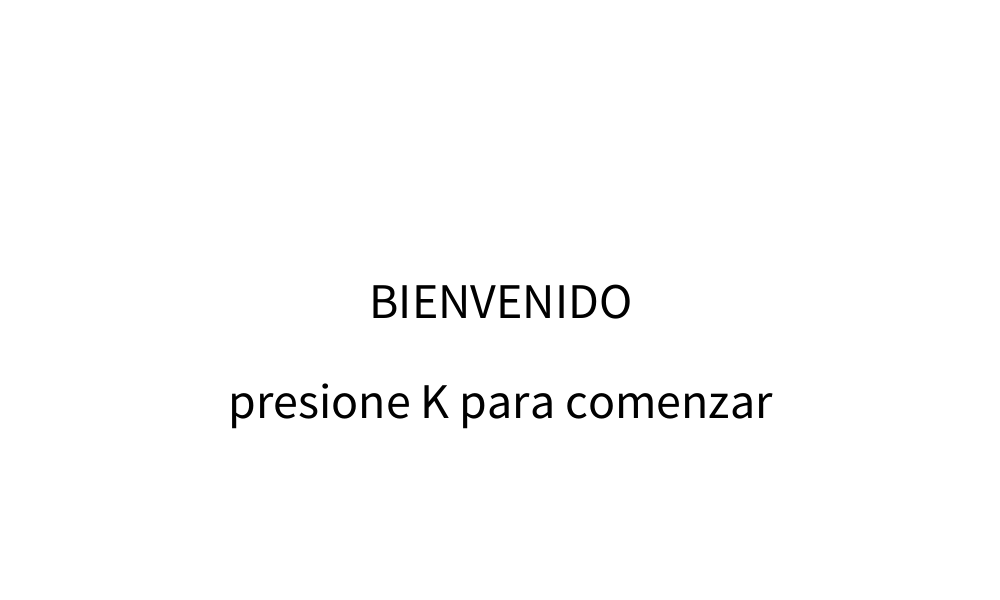
Frame 1 (no input)
Frame 60 (the mouse pressed at the canvas centre just before this capture): identical to frame 1, image omitted
Frame 120 (the mouse held since frame 60 and released just before this capture): identical to frame 1, image omitted

The Processing sketch that drew this single still picture (run headless with seeded random() and noise(); from frame 60 on, the mouse is pressed at the canvas centre):

// Processing sketch: ciclos_eulerianos
// ── ciclos_eulerianos.pde
int estado=0, aux=0, cont=0, nivel, perder=0, b;
int [] lapiz= new int [4];

void setup() {
  size(1000, 600);
}

void draw() {
  //(estado);
  if (estado==0) {//menu
    menu();
  }
  if (estado==1) {
    nivel();//escojer un nivel
  }
  if (estado==2) {
    if (nivel==1) {
      nivel1();
    }
    if (nivel==2) {
      nivel2();
    }
    if (nivel==3) {
      nivel3();
    }
    if (nivel==4) {
      nivel4();
    }
    if (nivel==5) {
      nivel5();
    }
    if (nivel==6) {
      nivel6();
    }
  }
  if (estado==3) {//juego
    if (nivel==1) {
      juego1();
    }
    if (nivel==2) {
      juego2();
    }
    if (nivel==3) {
      juego3();
    }
    if (nivel==4) {
      juego4();
    }
    if (nivel==5) {
      juego5();
    }
    if (nivel==6) {
      juego6();
    }
  } 
  if (estado==4) {
    goodGameOver();
  }  
  if (estado==5) {
  
    badGameOver();
  }
}
// ── comandos.pde

void jugar(int n, int x[], int y[], int conexion[][], int usuario[][]) {

  if (aux==0) {
    if (mousePressed ==true) {
      //asignar los primeros dos valores del line (del lapiz)
      for (int a=0; a<x.length; a++) {
        if ((mouseX <x[a]+15)&&(mouseX>x[a]-15)&&(mouseY<y[a]+15 )&&mouseY>y[a]-15) {
          lapiz[0]=x[a];
          lapiz[1]=y[a];
          b=a;
          aux++;
        }
      }
    }
  }


  if (aux==1) {
    if (mousePressed == true) {
      for (int a=0; a<x.length; a++) {
        if ((mouseX <(x[a]+15))&&(mouseX>(x[a]-15))&&(mouseY<(y[a]+15))&&(mouseY>(y[a]-15))) {
          lapiz[2]=x[a];
          lapiz[3]=y[a];
          if (conexion[a][b]==1) {
            strokeWeight(5);
            stroke(255, 0, 0);

            line(lapiz[0], lapiz[1], lapiz[2], lapiz[3]);
            lapiz[0]=lapiz[2];
            lapiz[1]=lapiz[3];
            b=a;
            usuario[a][b]=1;
            usuario[b][a]=1;
            //Redibujar las elipses
            for (int i=0; i<x.length; i++) {
              fill(255);
              stroke(5);
              ellipse(x[i], y[i], 30, 30);
            }
            cont++;
          }
        }
      }
    }
  }
  condicion(n, usuario, conexion);
  
}

void condicion(int n, int usuario[][],int conexion[][]) {
if (cont==n) {
     

    for (int i=0; i<usuario.length; i++) {
      for (int j=0; j<usuario.length; j++) {      
        if (usuario[i][j]!=conexion[i][j]) {
          perder=1;
        }
      }
    }
  }
  if (cont==n&&perder==0) {
    estado+=2;
  }
  if (cont==n&&perder==1) {
    estado ++;
  }
}










void keyPressed() {
  if (keyPressed==true &&(key== 'r'|| key == 'R' )) {
    aux=0;
    cont=0;
    estado=0;
    perder=0;
  }
  if (keyPressed==true &&(key== 'q'|| key == 'Q' )) {
    exit();
  }
}
// ── dibujos.pde
void dibujo (int x[], int y[], int conexion[][]) { //dibujo 
  textSize(15);
  fill(0);
  textAlign(CENTER, CENTER);
  text("Para jugar presione click en un punto y luego click en el siguiente, hasta terminar la figura, siga las lineas y no repita ninguna.", width/2, 20);
  text("Si desea reiniciar presione R.     Si desea salir presione Q.", width/2, 40);

  for (int i=0; i<x.length; i++) {//filas
    for (int j=0; j<x.length; j++) {//columnas
      if (conexion[i][j]==1) {
        strokeWeight(5);
        stroke(100);
        line(x[i], y[i], x[j], y[j]);
      }
    }
  }
  //Dibujar las elipses
  for (int i=0; i<x.length; i++) {//dibuja elipses para cada coordenada x,y
    fill(255);
    stroke(5);
    ellipse(x[i], y[i], 30, 30);
  }
  estado++;
}
// ── juego.pde
//como para cada nivel se necesitan matrices y vectores distintos, se crea una funcion para cada nivel, con la idea de que cada funcion "importante" funcione para cada nivel

void juego1() {
  int n= 6;//cantidad de lineas por juego
  int [][]usuario=new int[5][5]; 
  int []x= {100, 900, 500, 100, 900};
  int []y= {100, 100, 250, 500, 500};
  int [][] conexion={
    {0, 1, 1, 1, 0}, //p1 
    {1, 0, 1, 0, 1}, //p2
    {1, 1, 0, 0, 0}, //p3
    {1, 0, 0, 0, 1}, //p4
    {0, 1, 0, 1, 0}, //p5
  };

  //("definitivamente entro");
  jugar(n, x, y, conexion, usuario);
}

void juego2() {
  int n=12;
  int [][]usuario=new int[11][11];
  int []x= {500, 200, 300, 700, 800, 450, 550, 300, 450, 550, 700};
  int []y= {100, 200, 200, 200, 200, 350, 350, 500, 500, 500, 500};
  int [][] conexion={
    {0, 1, 0, 0, 1, 0, 0, 0, 0, 0, 0}, //p1 
    {1, 0, 1, 0, 0, 0, 0, 0, 0, 0, 0}, //p2
    {0, 1, 0, 1, 0, 0, 0, 1, 0, 0, 0}, //p3
    {0, 0, 1, 0, 1, 0, 0, 0, 0, 0, 1}, //p4
    {1, 0, 0, 1, 0, 0, 0, 0, 0, 0, 0}, //p5
    {0, 0, 0, 0, 0, 0, 1, 0, 1, 0, 0}, //p6
    {0, 0, 0, 0, 0, 1, 0, 0, 0, 1, 0}, //p7
    {0, 0, 1, 0, 0, 0, 0, 0, 1, 0, 0}, //p8
    {0, 0, 0, 0, 0, 1, 0, 1, 0, 0, 0}, //p9
    {0, 0, 0, 0, 0, 0, 1, 0, 0, 0, 1}, //p10
    {0, 0, 0, 1, 0, 0, 0, 0, 0, 1, 0}  //p11 
  };
  jugar(n, x, y, conexion, usuario);
}


void juego3() {
  int n=13;
  int [][]usuario=new int[10][10];
  int []x= {100, 500, 900, 500, 400, 600, 500, 100, 500, 900};
  int []y= {100, 100, 100, 200, 300, 300, 400, 500, 500, 500};
  int [][] conexion={
    {0, 1, 0, 0, 0, 0, 0, 1, 0, 0}, //p1 
    {1, 0, 1, 1, 0, 0, 0, 0, 0, 0}, //p2
    {0, 1, 0, 0, 0, 0, 0, 0, 0, 1}, //p3
    {0, 1, 0, 0, 1, 1, 1, 0, 0, 0}, //p4
    {0, 0, 0, 1, 0, 0, 1, 0, 0, 0}, //p5
    {0, 0, 0, 1, 0, 0, 1, 0, 0, 0}, //p6
    {0, 0, 0, 1, 1, 1, 0, 0, 1, 0}, //p7
    {1, 0, 0, 0, 0, 0, 0, 0, 1, 0}, //p8
    {0, 0, 0, 0, 0, 0, 1, 1, 0, 1}, //p9
    {0, 0, 1, 0, 0, 0, 0, 0, 1, 0}  //p10
  };  
  jugar(n, x, y, conexion, usuario);
}

void juego4() {
  int n=10 ;
  int [][]usuario=new int[6][76];
  int []x= {200, 800, 100, 900, 200, 800};
  int []y= {100, 100, 300, 300, 500, 500};
  int [][] conexion={
    {0, 1, 1, 0, 1, 1}, //p1 
    {1, 0, 0, 1, 1, 1}, //p2
    {1, 0, 0, 0, 1, 0}, //p3
    {0, 1, 0, 0, 0, 1}, //p4
    {1, 1, 1, 0, 0, 1}, //p5
    {1, 1, 0, 1, 1, 0}, //p6
  };  
  jugar(n, x, y, conexion, usuario);
}

void juego5() {
  int n=14;
  int [][]usuario=new int[10][10];

  int []x= {500, 100, 350, 650, 900, 100, 350, 650, 900, 500};
  int []y= {100, 200, 200, 200, 200, 400, 400, 400, 400, 500};
  int [][] conexion={
    {0, 0, 1, 1, 0, 0, 0, 0, 0, 0}, //p1 
    {0, 0, 1, 0, 0, 0, 1, 0, 0, 0}, //p2
    {1, 1, 0, 1, 0, 1, 0, 0, 0, 0}, //p3
    {1, 0, 1, 0, 1, 0, 0, 0, 1, 0}, //p4
    {0, 0, 0, 1, 0, 0, 0, 1, 0, 0}, //p5
    {0, 0, 1, 0, 0, 0, 1, 0, 0, 0}, //p6
    {0, 1, 0, 0, 0, 1, 0, 1, 0, 1}, //p7
    {0, 0, 0, 0, 1, 0, 1, 0, 1, 1}, //p8
    {0, 0, 0, 1, 0, 0, 0, 1, 0, 0}, //p9
    {0, 0, 0, 0, 0, 0, 1, 1, 0, 0}  //p10
  };  
  jugar(n, x, y, conexion, usuario);
}
void juego6() {             
  int n=16;
  int [][]usuario=new int[8][8];
  int []x= {400, 600, 200, 800, 200, 800, 400, 600};
  int []y= {100, 100, 230, 230, 360, 360, 490, 490};
  int [][] conexion={
    {0, 1, 1, 0, 0, 1, 1, 0}, //p1 
    {1, 0, 0, 1, 1, 0, 0, 1}, //p2
    {1, 0, 0, 1, 1, 0, 0, 1}, //p3
    {0, 1, 1, 0, 0, 1, 1, 0}, //p4
    {0, 1, 1, 0, 0, 1, 1, 0}, //p5
    {1, 0, 0, 1, 1, 0, 0, 1}, //p6
    {1, 0, 0, 1, 1, 0, 0, 1}, //p7
    {0, 1, 1, 0, 0, 1, 1, 0}, //p8
  };
  jugar(n, x, y, conexion, usuario);
}
// ── niveles.pde
void nivel1() {

  background(0, 200, 100);
  int []x= {100, 900, 500, 100, 900};
  int []y= {100, 100, 250, 500, 500};
  int [][] conexion={
    {0, 1, 1, 1, 0}, //p1 
    {1, 0, 1, 0, 1}, //p2
    {1, 1, 0, 0, 0}, //p3
    {1, 0, 0, 0, 1}, //p4
    {0, 1, 0, 1, 0}, //p5
  };
  dibujo(x, y, conexion);
}




void nivel2() {
  background(0, 100, 200);

  int []x= {500, 200, 300, 700, 800, 450, 550, 300, 450, 550, 700};
  int []y= {100, 200, 200, 200, 200, 350, 350, 500, 500, 500, 500};
  int [][] conexion={
    {0, 1, 0, 0, 1, 0, 0, 0, 0, 0, 0}, //p1 
    {1, 0, 1, 0, 0, 0, 0, 0, 0, 0, 0}, //p2
    {0, 1, 0, 1, 0, 0, 0, 1, 0, 0, 0}, //p3
    {0, 0, 1, 0, 1, 0, 0, 0, 0, 0, 1}, //p4
    {1, 0, 0, 1, 0, 0, 0, 0, 0, 0, 0}, //p5
    {0, 0, 0, 0, 0, 0, 1, 0, 1, 0, 0}, //p6
    {0, 0, 0, 0, 0, 1, 0, 0, 0, 1, 0}, //p7
    {0, 0, 1, 0, 0, 0, 0, 0, 1, 0, 0}, //p8
    {0, 0, 0, 0, 0, 1, 0, 1, 0, 0, 0}, //p9
    {0, 0, 0, 0, 0, 0, 1, 0, 0, 0, 1}, //p10
    {0, 0, 0, 1, 0, 0, 0, 0, 0, 1, 0}  //p11 
  };

  dibujo(x, y, conexion);
}
void nivel3() {
  background(0, 200, 100);

  
  int []x= {100, 500, 900, 500, 400, 600, 500, 100, 500, 900};
  int []y= {100, 100, 100, 200, 300, 300, 400, 500, 500, 500};
  int [][] conexion={
    {0, 1, 0, 0, 0, 0, 0, 1, 0, 0}, //p1 
    {1, 0, 1, 1, 0, 0, 0, 0, 0, 0}, //p2
    {0, 1, 0, 0, 0, 0, 0, 0, 0, 1}, //p3
    {0, 1, 0, 0, 1, 1, 1, 0, 0, 0}, //p4
    {0, 0, 0, 1, 0, 0, 1, 0, 0, 0}, //p5
    {0, 0, 0, 1, 0, 0, 1, 0, 0, 0}, //p6
    {0, 0, 0, 1, 1, 1, 0, 0, 1, 0}, //p7
    {1, 0, 0, 0, 0, 0, 0, 0, 1, 0}, //p8
    {0, 0, 0, 0, 0, 0, 1, 1, 0, 1}, //p9
    {0, 0, 1, 0, 0, 0, 0, 0, 1, 0}  //p10
  };

  dibujo(x, y, conexion);
}
void nivel4() {

  background(0, 100, 200);

    int []x= {200, 800, 100, 900, 200, 800};
  int []y= {100, 100, 300, 300, 500, 500};
  int [][] conexion={
    {0, 1, 1, 0, 1, 1}, //p1 
    {1, 0, 0, 1, 1, 1}, //p2
    {1, 0, 0, 0, 1, 0}, //p3
    {0, 1, 0, 0, 0, 1}, //p4
    {1, 1, 1, 0, 0, 1}, //p5
    {1, 1, 0, 1, 1, 0}, //p6
  };  
  dibujo(x, y, conexion);
}

void nivel5() {
  background(255, 100, 200);

  int []x= {500, 100, 350, 650, 900, 100, 350, 650, 900, 500};
  int []y= {100, 200, 200, 200, 200, 400, 400, 400, 400, 500};
  int [][] conexion={
    {0, 0, 1, 1, 0, 0, 0, 0, 0, 0}, //p1 
    {0, 0, 1, 0, 0, 0, 1, 0, 0, 0}, //p2
    {1, 1, 0, 1, 0, 1, 0, 0, 0, 0}, //p3
    {1, 0, 1, 0, 1, 0, 0, 0, 1, 0}, //p4
    {0, 0, 0, 1, 0, 0, 0, 1, 0, 0}, //p5
    {0, 0, 1, 0, 0, 0, 1, 0, 0, 0}, //p6
    {0, 1, 0, 0, 0, 1, 0, 1, 0, 1}, //p7
    {0, 0, 0, 0, 1, 0, 1, 0, 1, 1}, //p8
    {0, 0, 0, 1, 0, 0, 0, 1, 0, 0}, //p9
    {0, 0, 0, 0, 0, 0, 1, 1, 0, 0}  //p10
  };

  dibujo(x, y, conexion);
}

void nivel6() { 
  background(255, 250, 100);

  int []x= {400, 600, 200, 800, 200, 800, 400, 600};
  int []y= {100, 100, 230, 230, 360, 360, 490, 490};
  int [][] conexion={
    {0, 1, 1, 0, 0, 1, 1, 0}, //p1 
    {1, 0, 0, 1, 1, 0, 0, 1}, //p2
    {1, 0, 0, 1, 1, 0, 0, 1}, //p3
    {0, 1, 1, 0, 0, 1, 1, 0}, //p4
    {0, 1, 1, 0, 0, 1, 1, 0}, //p5
    {1, 0, 0, 1, 1, 0, 0, 1}, //p6
    {1, 0, 0, 1, 1, 0, 0, 1}, //p7
    {0, 1, 1, 0, 0, 1, 1, 0}, //p8

  };

  dibujo(x, y, conexion);
}
// ── pantallas.pde
void menu(){
  background(255);
  textSize(50);
  fill(0);
  textAlign(CENTER, CENTER);
  text("BIENVENIDO", width/2, height/2);
  text("presione K para comenzar", width/2, height/2 +100 );
  if (keyPressed == true && (key=='k'||key =='K')) {
    estado++;

  }

}
void nivel(){
background(255);
    textSize(50);
    fill(0);
    textAlign(CENTER, CENTER);
    text("Seleccione un nivel", width/2, height/2);
    text("1. 2. 3. 4. 5. 6.", width/2, height/2 +100 );
    if (keyPressed==true&&key=='1') {
      nivel=1;
      estado++;
    }
    if (keyPressed==true&&key=='2') {
      nivel=2;
      estado++;
    }
    if (keyPressed==true&&key=='3') {
      nivel=3;
      estado++;
    }
    if (keyPressed==true&&key=='4') {
      nivel=4;
      estado++;
    }
    if (keyPressed==true&&key=='5') {
      nivel=5;
      estado++;
    }
    if (keyPressed==true&&key=='6') {
      nivel=6;
      estado++;
    }
}


void goodGameOver() {
  background(255);
  textSize(50);
  fill(0);
  textAlign(CENTER, CENTER);
  text("¿GANASTE?", width/2, height/2);
  text("presione R para reinciar", width/2, height/2 +100 );
  text("presione Q para salir", width/2, height/2 +200 );
}

void badGameOver() {
  background(255);
  textSize(50);
  fill(0);
  textAlign(CENTER, CENTER);
  text("PERDISTE", width/2, height/2);
  text("presione R para reinciar", width/2, height/2 +100 );
  text("presione Q para salir", width/2, height/2 +200 );
  
}
